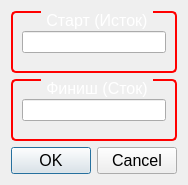
<?xml version="1.0" encoding="UTF-8"?>
<ui version="4.0">
 <class>chose</class>
 <widget class="QDialog" name="chose">
  <property name="geometry">
   <rect>
    <x>0</x>
    <y>0</y>
    <width>174</width>
    <height>185</height>
   </rect>
  </property>
  <property name="windowTitle">
   <string>Выбор маршрута</string>
  </property>
  <property name="windowIcon">
   <iconset>
    <normaloff>:/img/internet.png</normaloff>:/img/internet.png</iconset>
  </property>
  <property name="modal">
   <bool>true</bool>
  </property>
  <layout class="QVBoxLayout" name="verticalLayout">
   <item>
    <widget class="QGroupBox" name="groupBox">
     <property name="font">
      <font>
       <pointsize>12</pointsize>
      </font>
     </property>
     <property name="styleSheet">
      <string notr="true">QGroupBox {
     border: 2px solid red;
     border-radius: 5px;
     margin-top: 5ex; /* оставляем пространство вверху для заголовка */
 }

 QGroupBox::title {
     subcontrol-origin: margin;
     subcontrol-position: top center; /* помещаем вверху по центру */
     padding: 0 3px;
     background-color: qlineargradient(x1: 0, y1: 0, x2: 0, y2: 1,
                                       stop: 0 #FFOECE, stop: 1 #FFFFFF);
	color:white;
	font: 14pt &quot;Candara&quot;;

 }</string>
     </property>
     <property name="title">
      <string>Старт (Исток)</string>
     </property>
     <layout class="QHBoxLayout" name="horizontalLayout">
      <item>
       <widget class="QLineEdit" name="lineEdit"/>
      </item>
     </layout>
    </widget>
   </item>
   <item>
    <widget class="QGroupBox" name="groupBox_2">
     <property name="font">
      <font>
       <pointsize>12</pointsize>
      </font>
     </property>
     <property name="styleSheet">
      <string notr="true">QGroupBox {
     border: 2px solid red;
     border-radius: 5px;
     margin-top: 5ex; /* оставляем пространство вверху для заголовка */
 }

 QGroupBox::title {
     subcontrol-origin: margin;
     subcontrol-position: top center; /* помещаем вверху по центру */
     padding: 0 3px;
     background-color: qlineargradient(x1: 0, y1: 0, x2: 0, y2: 1,
                                       stop: 0 #FFOECE, stop: 1 #FFFFFF);
	color:white;
	font: 14pt &quot;Candara&quot;;

 }</string>
     </property>
     <property name="title">
      <string>Финиш (Сток)</string>
     </property>
     <layout class="QHBoxLayout" name="horizontalLayout_2">
      <item>
       <widget class="QLineEdit" name="lineEdit_2"/>
      </item>
     </layout>
    </widget>
   </item>
   <item>
    <widget class="QDialogButtonBox" name="buttonBox">
     <property name="sizePolicy">
      <sizepolicy hsizetype="Fixed" vsizetype="Fixed">
       <horstretch>0</horstretch>
       <verstretch>0</verstretch>
      </sizepolicy>
     </property>
     <property name="font">
      <font>
       <pointsize>12</pointsize>
      </font>
     </property>
     <property name="orientation">
      <enum>Qt::Horizontal</enum>
     </property>
     <property name="standardButtons">
      <set>QDialogButtonBox::Cancel|QDialogButtonBox::Ok</set>
     </property>
    </widget>
   </item>
  </layout>
 </widget>
 <resources/>
 <connections>
  <connection>
   <sender>buttonBox</sender>
   <signal>accepted()</signal>
   <receiver>chose</receiver>
   <slot>accept()</slot>
   <hints>
    <hint type="sourcelabel">
     <x>248</x>
     <y>254</y>
    </hint>
    <hint type="destinationlabel">
     <x>157</x>
     <y>274</y>
    </hint>
   </hints>
  </connection>
  <connection>
   <sender>buttonBox</sender>
   <signal>rejected()</signal>
   <receiver>chose</receiver>
   <slot>reject()</slot>
   <hints>
    <hint type="sourcelabel">
     <x>316</x>
     <y>260</y>
    </hint>
    <hint type="destinationlabel">
     <x>286</x>
     <y>274</y>
    </hint>
   </hints>
  </connection>
 </connections>
</ui>
